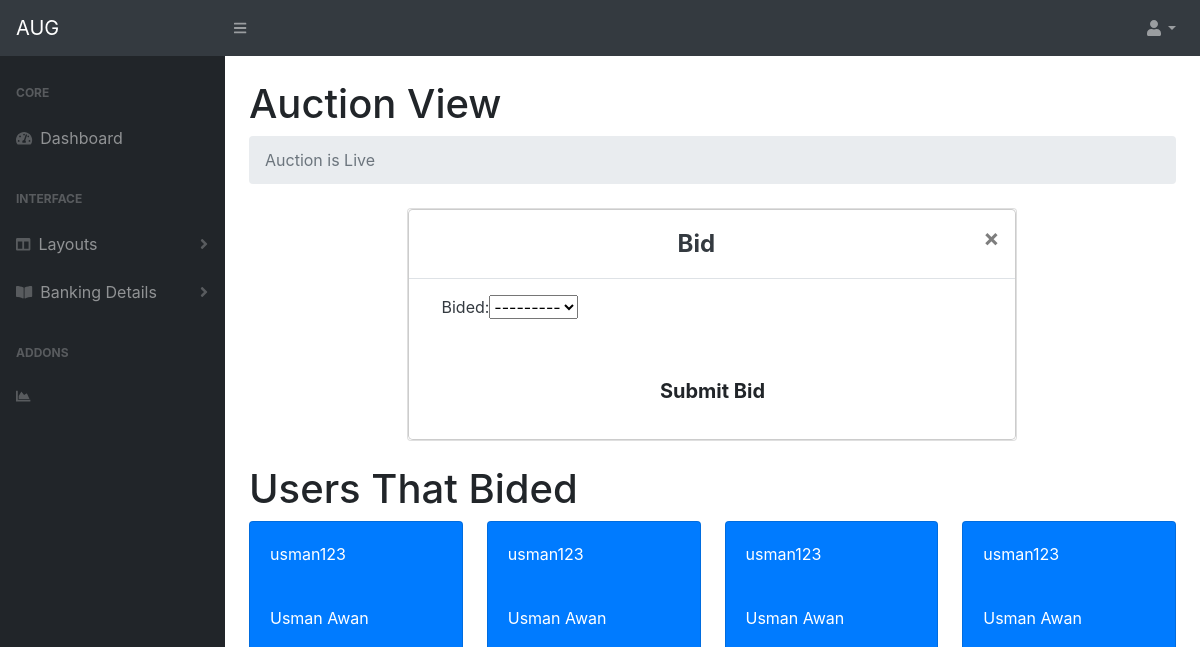
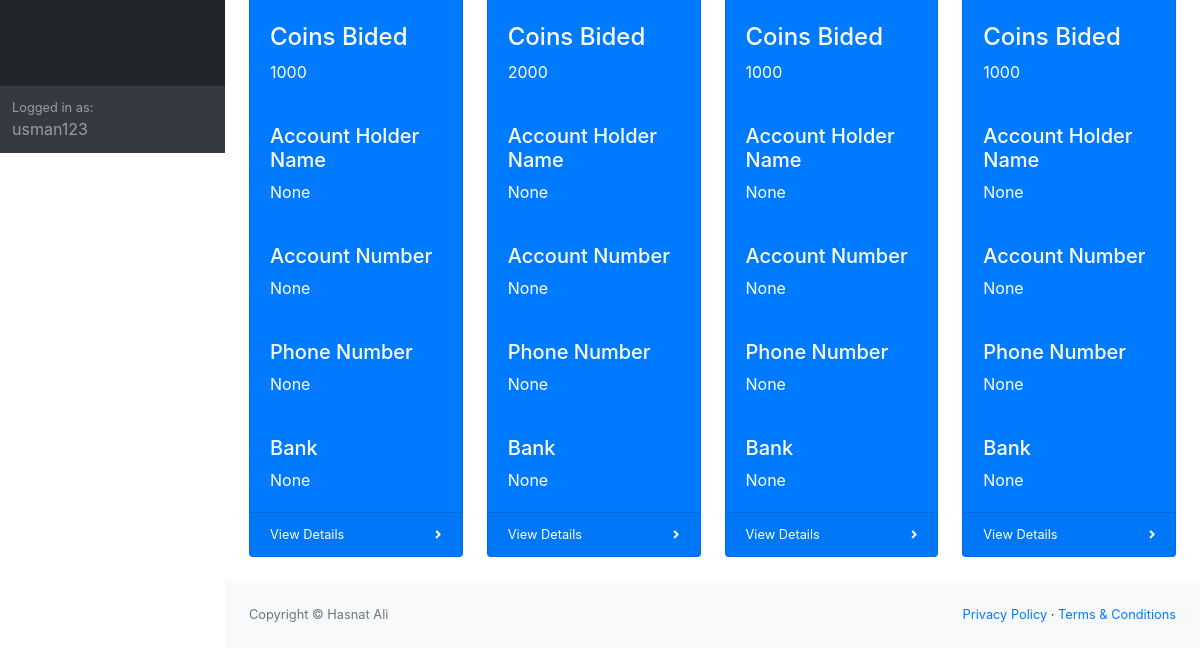
Before: /ViewAuction/ (signed in) with the older database file (2 pictures, top to bottom).
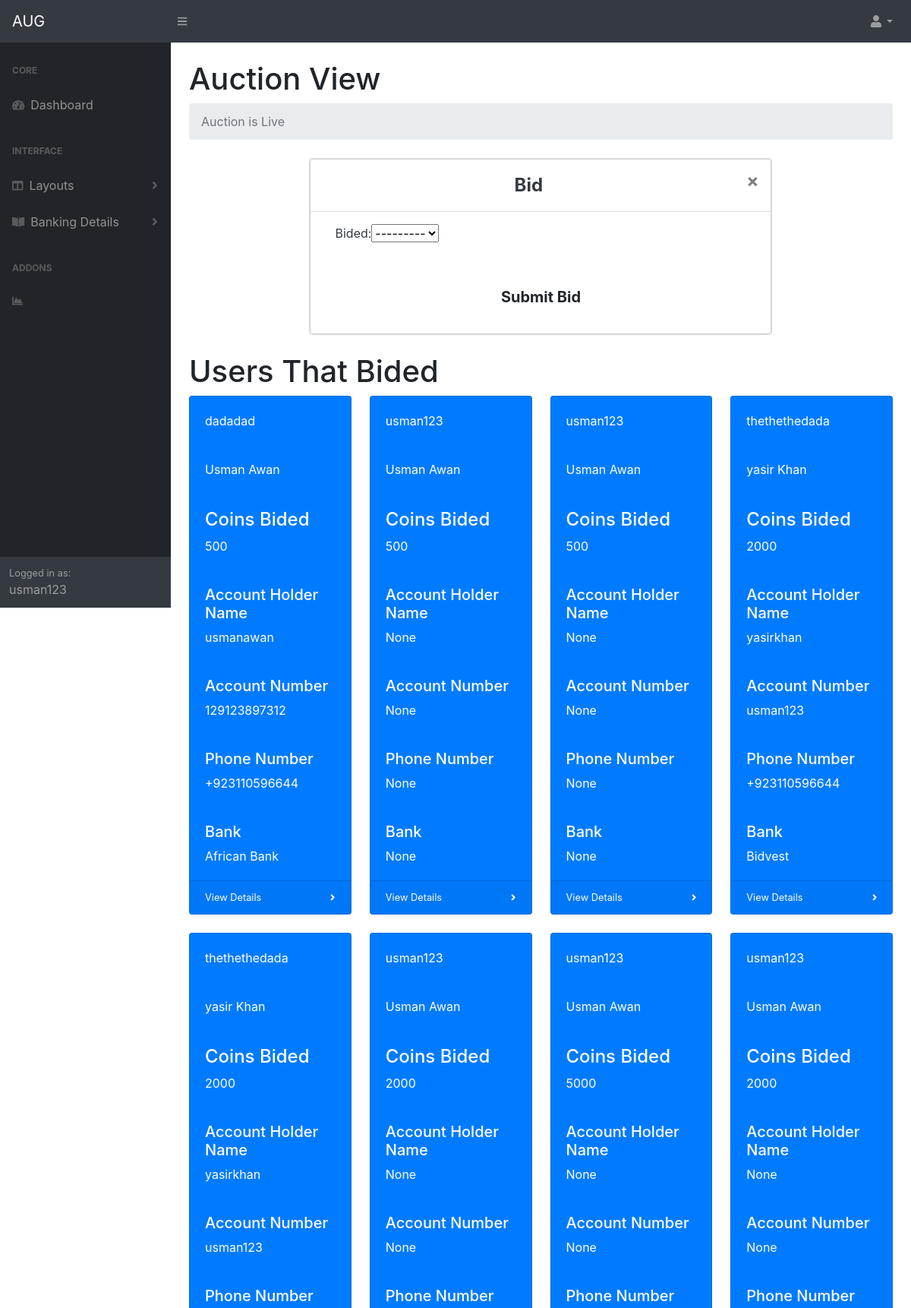
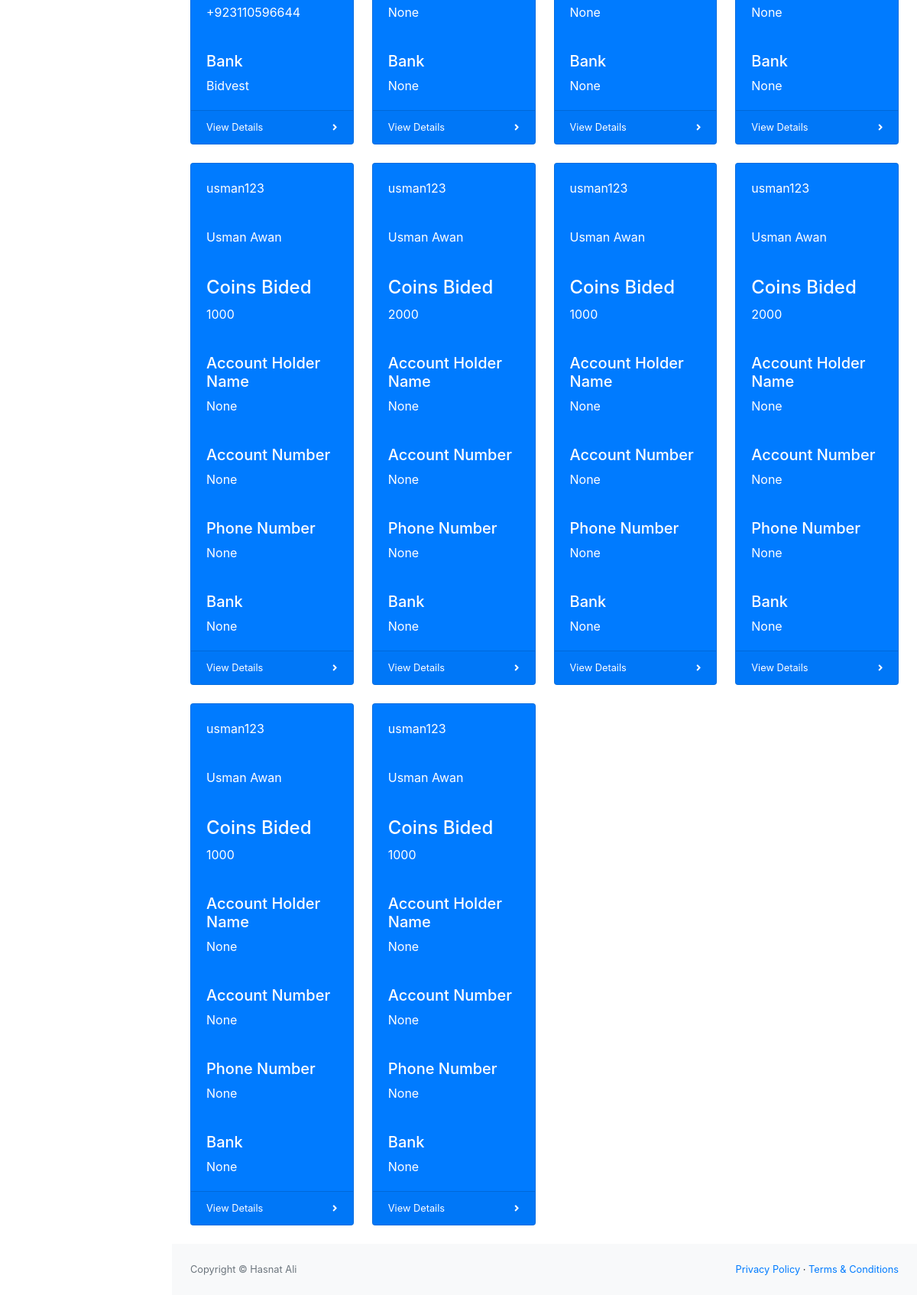
After: the same page with the newer database file (2 pictures, top to bottom).
### dashboard/models.py (models this page shows, shortened)
class Bids(models.Model):
    customer = models.ForeignKey(Customer, null=True, on_delete= models.SET_NULL)
    auction = models.ForeignKey(Auction, null=True, on_delete= models.SET_NULL)
    CATEGORY = (
			('500', 'R500'),
			('1000', 'R1000'),
			('2000', 'R2000'),
			('5000', 'R5000'),
			)
    bided =models.CharField(max_length=200, null=True, choices=CATEGORY)
    date_created = models.DateTimeField(auto_now_add=True, null=True)

class Customer(models.Model):
    user = models.OneToOneField(User, on_delete=models.CASCADE, null=True)
    name = models.CharField(max_length=200, null=True)
    first_name = models.CharField(max_length=200, null=True)
    last_name = models.CharField(max_length=200, null=True)
    account_holder_name = models.CharField(max_length=200, null=True)
    account_number = models.CharField(max_length=200, null=True)
    phone = models.CharField(max_length=200, null=True)
    CATEGORY = (
			('Capitec', 'Capitec'),
			('Absa', 'Absa'),
			('Nedbank', 'Nedbank'),
			('Standard Bank', 'Standard_bank'),
			('Tyme Bank', 'Tyme'),
			('Bidvest', 'Bidvest'),
			('African Bank', 'African_Bank'),
			('Gro bank south Africa', 'Gro_bank_south_Africa'),
			('FNB South Africa', 'FNB_South_Africa'),
			('FNB Namibia', 'FNB_Namibia'),
			('FNB South Africa', 'FNB_South_Africa'),
			('FNB Swaziland', 'FNB_Swaziland'),
			('FNB Zambia', 'FNB_Zambia'),
			)
    banks = models.CharField(max_length=200, null=True, choices=CATEGORY)
    def __str__(self):
        return str(self.name)

### dashboard/views.py (the view, shortened to what this page needs)
# urls.py: path('ViewAuction/', views.auctiondetail, name="view_auction"),
def auctiondetail(request):
    customer = request.user.customer
    latestauction  = Auction.objects.last()
    coins = customer.coins_set.all()
    allbids =latestauction.bids_set.all().order_by('-date_created')
    now = datetime.datetime.now().strftime('%H:%M:%S')
    bidform = BidForm(initial={'customer':customer, 'auction':latestauction})
    value_bided = 0
    mymessage = ""
    mymessage2 = ""
    coinform = CoinsForm(instance=coins[0])
    hour = now.split(':')
    hours =   int(hour[0])
    print(hour[0])
    print(hours)
    if(hours>10):
        print('elligable')
    print(value_bided)
    context = {
        'customer': customer,
        'coins':  coins,
        'bidform':bidform,
        'coinform': coinform,
        'allbids': allbids,
        'mymessage': mymessage,
        'mymessage2': mymessage2
    }
    return render(request, 'dashboard/dist/ViewAuction.html', context)

### dashboard/forms.py
class BidForm(ModelForm):
    class Meta:
        model = Bids
        fields = '__all__'

class CoinsForm(ModelForm):
    class Meta:
        model = Coins
        fields = '__all__'

### dashboard/models.py (called while the page is built)
    def __str__(self):
        return str(self.date_created)

### dashboard/templates/dashboard/dist/ViewAuction.html (shortened to what this page needs)
<!DOCTYPE html>
{% load static %}
<html lang="en">
    <head>
        <link href="{%static 'css/styles.css' %}" rel="stylesheet" />
        <link href="https://cdn.datatables.net/1.10.20/css/dataTables.bootstrap4.min.css" rel="stylesheet" />
    </head>
    <body class="sb-nav-fixed">
        <nav class="sb-topnav navbar navbar-expand navbar-dark bg-dark">
            <a class="navbar-brand" href="index.html">AUG</a>
            <button class="btn btn-link btn-sm order-1 order-lg-0" id="sidebarToggle" href="#"><i class="fas fa-bars"></i></button>
            <ul class="navbar-nav ml-auto ml-md-0">
                <li class="nav-item dropdown">
                    <a class="nav-link dropdown-toggle" id="userDropdown" href="#" role="button" data-toggle="dropdown" aria-haspopup="true" aria-expanded="false"><i class="fas fa-user fa-fw"></i></a>
                </li>
            </ul>
        </nav>
        <div id="layoutSidenav">
            <div id="layoutSidenav_nav">
                <nav class="sb-sidenav accordion sb-sidenav-dark" id="sidenavAccordion">
                    <div class="sb-sidenav-menu">
                        <div class="nav">
                            <div class="sb-sidenav-menu-heading">Core</div>
                            <a class="nav-link" href="{% url 'dashboard' %}">
                                <div class="sb-nav-link-icon"><i class="fas fa-tachometer-alt"></i></div>
                                Dashboard
                            </a>
                            <div class="sb-sidenav-menu-heading">Interface</div>
                            <a class="nav-link collapsed" href="#" data-toggle="collapse" data-target="#collapseLayouts" aria-expanded="false" aria-controls="collapseLayouts">
                                <div class="sb-nav-link-icon"><i class="fas fa-columns"></i></div>
                                Layouts
                                <div class="sb-sidenav-collapse-arrow"><i class="fas fa-angle-down"></i></div>
                            </a>
                            <a class="nav-link collapsed" href="#" data-toggle="collapse" data-target="#collapsePages" aria-expanded="false" aria-controls="collapsePages">
                                <div class="sb-nav-link-icon"><i class="fas fa-book-open"></i></div>
                               Banking Details
                                <div class="sb-sidenav-collapse-arrow"><i class="fas fa-angle-down"></i></div>
                            </a>
                            <div class="sb-sidenav-menu-heading">Addons</div>
                            <a class="nav-link" href="{% url 'logout' %}">
                                <div class="sb-nav-link-icon"><i class="fas fa-chart-area"></i></div>
                            </a>
                        </div>
                    </div>
                    <div class="sb-sidenav-footer">
                        <div class="small">Logged in as:</div>
                        {{request.user}}
                    </div>
                </nav>
            </div>
            <div id="layoutSidenav_content">
                <main>
                    <div class="container-fluid">
                        <h1 class="mt-4">Auction View</h1>
                        <ol class="breadcrumb mb-4">
                            <li class="breadcrumb-item active">Auction is Live</li>
                        </ol>
                        <div class="row">
                            <div class="col-lg-2"></div>
                            <div class="col-lg-8">
                                <div class="card text-dark mb-4 biding">
                                    <form method = "POST" action="">
                                        <div class="modal-content myModel">
                                            <div class="modal-header text-center">
                                                <h4 class="modal-title w-100 font-weight-bold">Bid</h4>
                                                <button type="button" class="close" data-dismiss="modal" aria-label="Close">
                                                    <span aria-hidden="true">&times;</span>
                                                </button>
                                            </div>
                                            <div class="modal-body mx-3 biding">
                                                <div class="md-form ">
                                                    {{bidform}}
                                                </div>
                                            </div>
                                            <button class="btn btn-lg btn-default myModel mybtn my-4"  type="submit"><b>Submit Bid</b></button>
                                        </div>
                                    </form>
                                </div>
                            </div>
                            <div class="col-lg-2"></div>
                        </div>
                        <h1 class="d-block">Users That Bided</h1>
                        <div class="row">
                            {% for bid in allbids %}
                                <div class="col-xl-3 col-md-6">
                                    <div class="card bg-primary text-white mb-4">
                                        <div class="card-body">{{bid.customer.user}}</div>
                                        <div class="card-body">{{bid.customer.user.first_name}} {{bid.customer.user.last_name}}</div>
                                        <div class="card-body"><h4>Coins Bided</h4> {{bid.bided}} </div>
                                        <div class="card-body"> <h5>Account Holder Name</h5> {{bid.customer.account_holder_name}}</div>
                                        <div class="card-body"> <h5>Account Number</h5> {{bid.customer.account_number}}</div>
                                        <div class="card-body"> <h5>Phone Number</h5> {{bid.customer.phone}}</div>
                                        <div class="card-body"> <h5>Bank</h5> {{bid.customer.banks}}</div>
                                        <div class="card-footer d-flex align-items-center justify-content-between">
                                            <a class="small text-white stretched-link" href="#">View Details</a>
                                            <div class="small text-white"><i class="fas fa-angle-right"></i></div>
                                        </div>
                                    </div>
                                </div>
                            {% endfor %}
                        </div>
                </main>
                <footer class="py-4 bg-light mt-auto">
                    <div class="container-fluid">
                        <div class="d-flex align-items-center justify-content-between small">
                            <div class="text-muted">Copyright &copy; Hasnat Ali</div>
                            <div>
                                <a href="#">Privacy Policy</a>
                                &middot;
                                <a href="#">Terms &amp; Conditions</a>
                            </div>
                        </div>
                    </div>
                </footer>
            </div>
        </div>
    </body>
</html>

Changed rows visible on the page:
added Bids: customer.user "dadadad", customer.user.first_name "Usman", customer.user.last_name "Awan", bided "500", customer.account_holder_name "usmanawan", customer.account_number "129123897312", customer.phone "+923110596644", customer.banks "African Bank"
added Bids: customer.user "usman123", customer.user.first_name "Usman", customer.user.last_name "Awan", bided "500", customer.account_holder_name "None", customer.account_number "None", customer.phone "None", customer.banks "None"
added Bids: customer.user "usman123", customer.user.first_name "Usman", customer.user.last_name "Awan", bided "500", customer.account_holder_name "None", customer.account_number "None", customer.phone "None", customer.banks "None"
added Bids: customer.user "thethethedada", customer.user.first_name "yasir", customer.user.last_name "Khan", bided "2000", customer.account_holder_name "yasirkhan", customer.account_number "usman123", customer.phone "+923110596644", customer.banks "Bidvest"
added Bids: customer.user "thethethedada", customer.user.first_name "yasir", customer.user.last_name "Khan", bided "2000", customer.account_holder_name "yasirkhan", customer.account_number "usman123", customer.phone "+923110596644", customer.banks "Bidvest"
added Bids: customer.user "usman123", customer.user.first_name "Usman", customer.user.last_name "Awan", bided "2000", customer.account_holder_name "None", customer.account_number "None", customer.phone "None", customer.banks "None"
added Bids: customer.user "usman123", customer.user.first_name "Usman", customer.user.last_name "Awan", bided "5000", customer.account_holder_name "None", customer.account_number "None", customer.phone "None", customer.banks "None"
added Bids: customer.user "usman123", customer.user.first_name "Usman", customer.user.last_name "Awan", bided "2000", customer.account_holder_name "None", customer.account_number "None", customer.phone "None", customer.banks "None"
added Bids: customer.user "usman123", customer.user.first_name "Usman", customer.user.last_name "Awan", bided "1000", customer.account_holder_name "None", customer.account_number "None", customer.phone "None", customer.banks "None"
added Bids: customer.user "usman123", customer.user.first_name "Usman", customer.user.last_name "Awan", bided "2000", customer.account_holder_name "None", customer.account_number "None", customer.phone "None", customer.banks "None"
